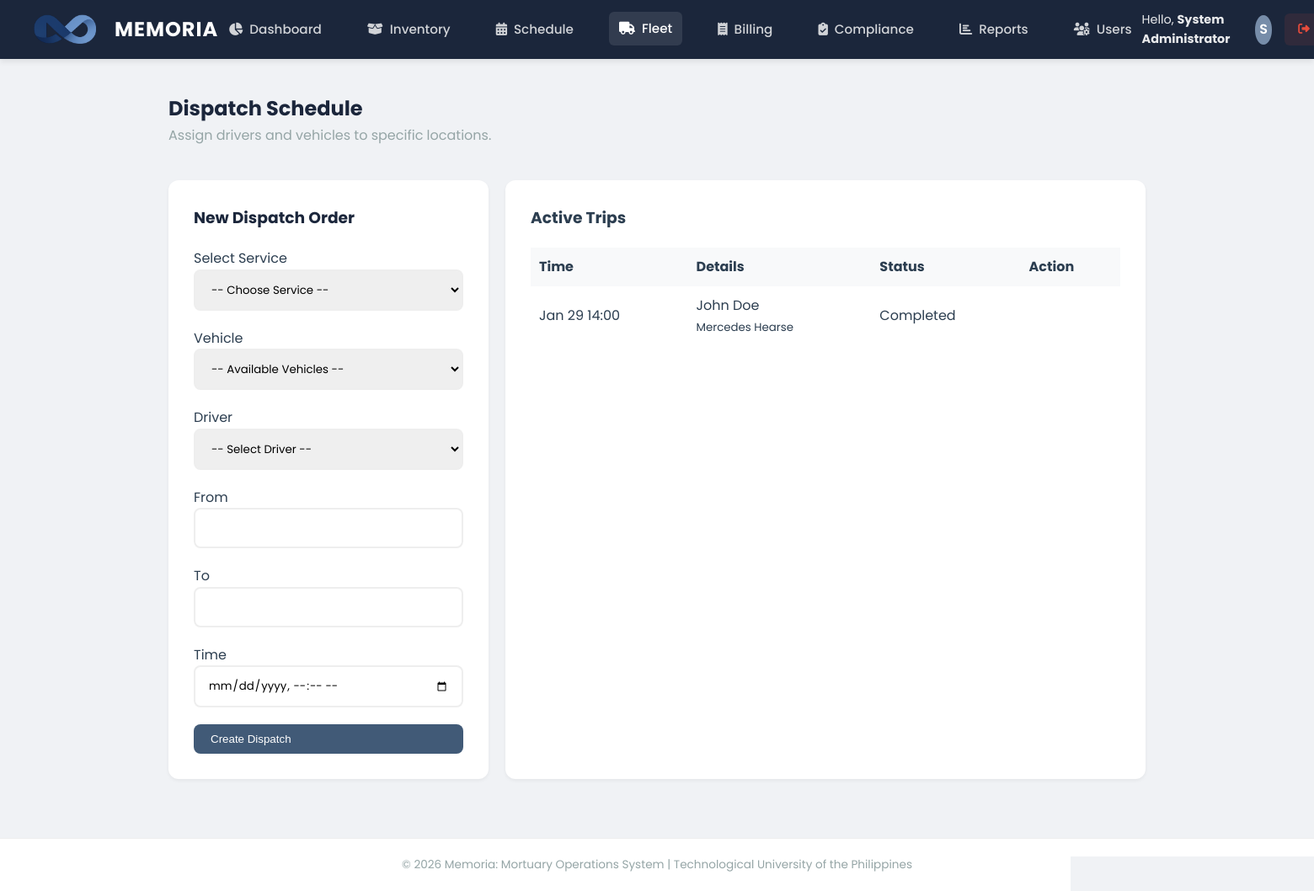
The page /modules/logistics/dispatch.php (signed in) on the database its author committed.
### tables this page shows
CREATE TABLE `dispatches` (
  `id` int(11) NOT NULL,
  `reservation_id` int(11) NOT NULL,
  `vehicle_id` int(11) NOT NULL,
  `driver_id` int(11) NOT NULL,
  `location_from` varchar(255) DEFAULT NULL,
  `location_to` varchar(255) DEFAULT NULL,
  `dispatch_time` datetime NOT NULL,
  `status` enum('Scheduled','In Transit','Completed') DEFAULT 'Scheduled'
);

CREATE TABLE `reservations` (
  `id` int(11) NOT NULL,
  `chapel_name` varchar(50) NOT NULL,
  `deceased_name` varchar(100) NOT NULL,
  `start_date` datetime NOT NULL,
  `end_date` datetime NOT NULL,
  `reserved_by` int(11) DEFAULT NULL
);

CREATE TABLE `vehicles` (
  `id` int(11) NOT NULL,
  `vehicle_name` varchar(100) NOT NULL,
  `plate_number` varchar(20) NOT NULL,
  `status` enum('Available','In Use','Maintenance') DEFAULT 'Available'
);

### modules/logistics/dispatch.php (the view, shortened to what this page needs)
<?php
include('../../includes/header.php');
?>
<div class="panel-header" style="border-bottom: none;">
    <div>
        <h1 style="font-size: 1.5rem; color: var(--deep-navy);">Dispatch Schedule</h1>
        <p style="color: var(--text-light);">Assign drivers and vehicles to specific locations.</p>
    </div>
</div>
<div style="display: grid; grid-template-columns: 1fr 2fr; gap: 20px;">
    <div class="panel">
        <h3 style="margin-bottom: 20px; color: var(--deep-navy);">New Dispatch Order</h3>
        <form method="POST" novalidate>
             <div class="form-group"><label>Select Service</label><select name="reservation_id" class="form-control" required><option value="">-- Choose Service --</option></select></div>
             <div class="form-group"><label>Vehicle</label><select name="vehicle_id" class="form-control" required><option value="">-- Available Vehicles --</option></select></div>
             <div class="form-group"><label>Driver</label><select name="driver_id" class="form-control" required><option value="">-- Select Driver --</option></select></div>
             <div class="form-group"><label>From</label><input type="text" name="loc_from" class="form-control"></div>
             <div class="form-group"><label>To</label><input type="text" name="loc_to" class="form-control"></div>
             <div class="form-group"><label>Time</label><input type="datetime-local" name="dispatch_time" class="form-control"></div>
             <button type="submit" class="btn btn-primary" style="width: 100%;">Create Dispatch</button>
        </form>
    </div>
    <div class="panel">
        <h3 style="margin-bottom: 20px;">Active Trips</h3>
        <table style="width: 100%; border-collapse: collapse;">
            <thead><tr style="background:#f8f9fa; text-align:left;"><th style="padding:10px;">Time</th><th style="padding:10px;">Details</th><th style="padding:10px;">Status</th><th style="padding:10px;">Action</th></tr></thead>
            <tbody>
                <?php
                $q = "SELECT d.id, d.dispatch_time, d.status, d.vehicle_id, r.deceased_name, v.vehicle_name, u.full_name FROM dispatches d JOIN reservations r ON d.reservation_id=r.id JOIN vehicles v ON d.vehicle_id=v.id JOIN users u ON d.driver_id=u.id ORDER BY d.dispatch_time ASC";
                $res = mysqli_query($conn, $q);
                while($row=mysqli_fetch_assoc($res)){
                    echo "<tr><td style='padding:10px;'>".date('M d H:i', strtotime($row['dispatch_time']))."</td><td style='padding:10px;'>{$row['deceased_name']}<br><small>{$row['vehicle_name']}</small></td><td style='padding:10px;'>{$row['status']}</td><td style='padding:10px;'>";
                    echo "</td></tr>";
                }
                ?>
            </tbody>
        </table>
    </div>
</div>
<?php include('../../includes/footer.php'); ?>

### assets/css/style.css (style rules this page uses)
:root { --deep-navy: #1B263B; --slate-blue: #415A77; --cloud-gray: #E0E1DD; --muted-teal: #778DA9; --white: #FFFFFF; --danger: #e74c3c; --success: #2ecc71; --text-dark: #2c3e50; --text-light: #95a5a6; --shadow-sm: 0 2px 4px rgba(0,0,0,0.05); --shadow-md: 0 4px 6px rgba(0,0,0,0.07); --shadow-lg: 0 10px 15px rgba(0,0,0,0.1); }
* { margin: 0; padding: 0; box-sizing: border-box; }
body { font-family: 'Poppins', sans-serif; background-color: #F0F2F5; color: var(--text-dark); line-height: 1.6; min-height: 100vh; display: flex; flex-direction: column; }
.panel { background: var(--white); border-radius: 12px; box-shadow: var(--shadow-sm); padding: 30px; margin-bottom: 30px; }
.panel-header { display: flex; justify-content: space-between; align-items: center; margin-bottom: 25px; border-bottom: 1px solid #eee; padding-bottom: 15px; }
.btn { padding: 10px 20px; border-radius: 8px; font-weight: 500; cursor: pointer; border: none; transition: all 0.2s; text-decoration: none; display: inline-flex; align-items: center; gap: 8px; }
.btn-primary { background: var(--slate-blue); color: white; }
.form-control { width: 100%; padding: 12px 15px; border: 2px solid #eee; border-radius: 8px; margin-bottom: 20px; font-family: 'Poppins', sans-serif; transition: 0.3s; }

### rows shown on the page
dispatches: dispatch_time "Jan 29 14:00", reservation.deceased_name "John Doe", vehicle.vehicle_name "Mercedes Hearse", status "Completed"

### other values the page prints
$_SESSION['full_name'] "System Administrator"
substr($_SESSION['full_name'], 0, 1) "S"
